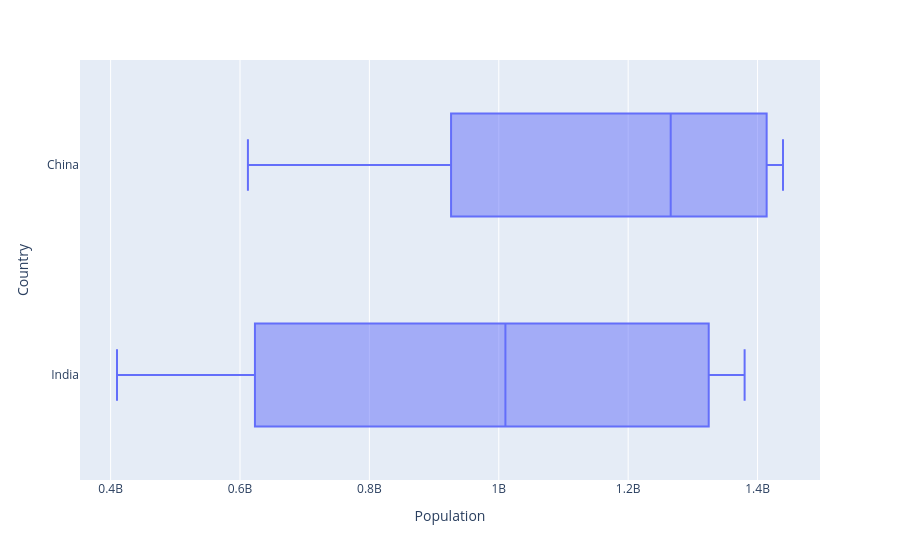

The code cell stored with this chart in its notebook:
### Markdown cell above
### Box plot

### Code cell
df_box = df_pivot[['India','China','Brazil']]
px.box(df_pivot, x=['India','China'], labels={'variable':'Country','value':'Population'})

### Figure 1 — Plotly figure (JSON) as saved in the notebook; plotly's stock layout.template omitted (floating-point values rounded to 4 significant figures)
{"data": [{"alignmentgroup": "True", "hovertemplate": "Population=%{x}<br>Country=%{y}<extra></extra>", "legendgroup": "", "marker": {"color": "#636efa"}, "name": "", "notched": false, "offsetgroup": "", "orientation": "h", "showlegend": false, "type": "box", "x": [409900000.0, 450500000.0, 499100000.0, 555200000.0, 623100000.0, 699000000.0, 784400000.0, 873300000.0, 963900000.0, 1057000000.0, 1148000000.0, 1234000000.0, 1310000000.0, 1325000000.0, 1339000000.0, 1353000000.0, 1366000000.0, 1380000000.0, 612200000.0, 660400000.0, 724200000.0, 827600000.0, 926200000.0, 1000000000.0, 1076000000.0, 1177000000.0, 1241000000.0, 1291000000.0, 1331000000.0, 1369000000.0, 1407000000.0, 1414000000.0, 1421000000.0, 1428000000.0, 1434000000.0, 1439000000.0], "x0": " ", "xaxis": "x", "y": ["India", "India", "India", "India", "India", "India", "India", "India", "India", "India", "India", "India", "India", "India", "India", "India", "India", "India", "China", "China", "China", "China", "China", "China", "China", "China", "China", "China", "China", "China", "China", "China", "China", "China", "China", "China"], "y0": " ", "yaxis": "y"}], "layout": {"boxmode": "group", "legend": {"tracegroupgap": 0}, "margin": {"t": 60}, "xaxis": {"anchor": "y", "domain": [0, 1], "title": {"text": "Population"}}, "yaxis": {"anchor": "x", "domain": [0, 1], "title": {"text": "Country"}}}}
